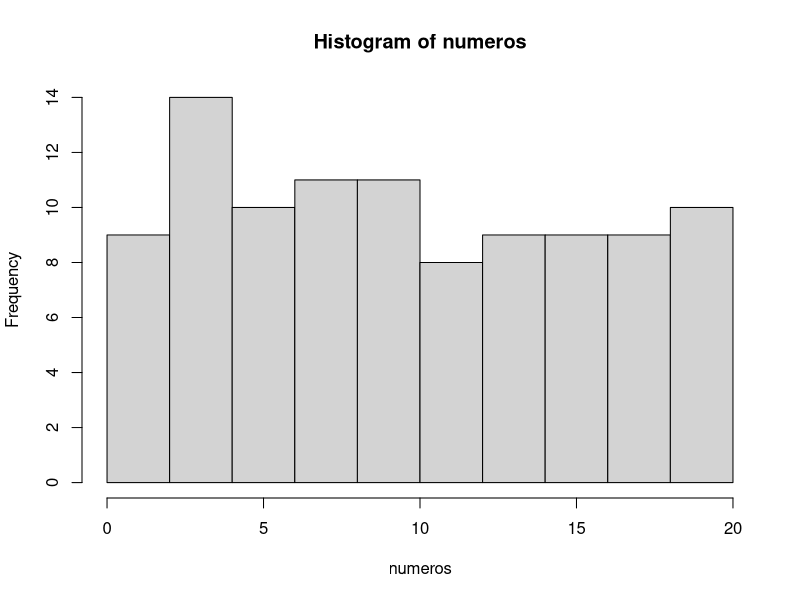
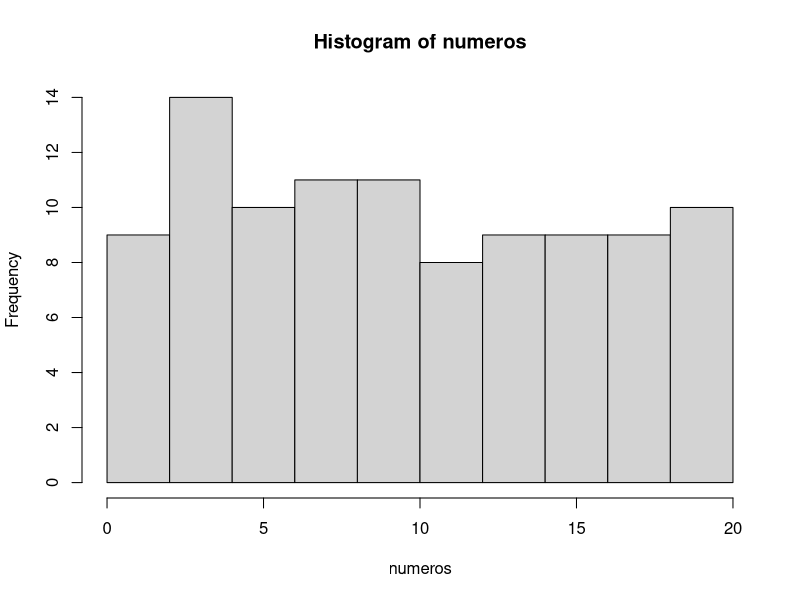

These charts were generated, in order, by the following R code:
## ---- chunk 1
numeros <- sample(1:20, 100, TRUE)
numeros
## ---- chunk 2
numeros <- sort(numeros)
# La función length nos permitirá saber la cantitad de elementos del objeto "numeros"
mitad <- length(numeros)/2  
mediana <- numeros[mitad]
mediana
## ---- chunk 3
media <- mean(numeros)
media
## ---- chunk 4
hist(numeros)
## ---- chunk 5
tabla.frecuencias <- data.frame(table(numeros))
tabla.frecuencias
## ---- chunk 6
# Con la función seq, creamos una secuencia de 1 a 10 en intervalos de 0.1 en 0.1
secuencia <- seq(1, 10, 0.1)
muestra <- sample(secuencia, 100, TRUE)
muestra
## ---- chunk 7
# Aquí el cálculo de la mediana 
mediana.muestra <-median(muestra)
mediana.muestra
## ---- chunk 8
# Aquí el cálculo de la media
media.muestra <- mean(muestra)
media.muestra
## ---- chunk 9
# Aquí el cálculo de la moda
tabla.muestra <- data.frame(table(muestra))
tabla.muestra
hist(numeros)

